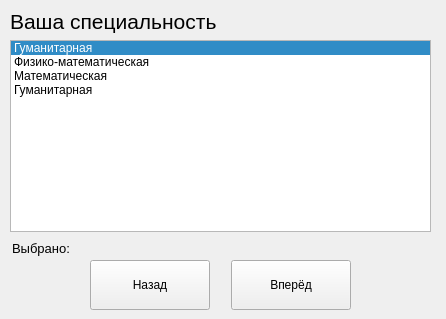
<?xml version="1.0" encoding="UTF-8"?>
<ui version="4.0">
 <class>MainWindow</class>
 <widget class="QMainWindow" name="MainWindow">
  <property name="geometry">
   <rect>
    <x>0</x>
    <y>0</y>
    <width>446</width>
    <height>319</height>
   </rect>
  </property>
  <property name="minimumSize">
   <size>
    <width>446</width>
    <height>319</height>
   </size>
  </property>
  <property name="maximumSize">
   <size>
    <width>446</width>
    <height>319</height>
   </size>
  </property>
  <property name="windowTitle">
   <string>MainWindow</string>
  </property>
  <widget class="QWidget" name="centralwidget">
   <widget class="QLabel" name="label_task">
    <property name="geometry">
     <rect>
      <x>10</x>
      <y>6</y>
      <width>351</width>
      <height>31</height>
     </rect>
    </property>
    <property name="font">
     <font>
      <family>Segoe UI</family>
      <pointsize>16</pointsize>
     </font>
    </property>
    <property name="text">
     <string>Ваша специальность</string>
    </property>
   </widget>
   <widget class="QPushButton" name="btn_next">
    <property name="geometry">
     <rect>
      <x>231</x>
      <y>260</y>
      <width>120</width>
      <height>50</height>
     </rect>
    </property>
    <property name="font">
     <font>
      <family>Segoe UI</family>
     </font>
    </property>
    <property name="text">
     <string>Вперёд</string>
    </property>
   </widget>
   <widget class="QPushButton" name="btn_back">
    <property name="geometry">
     <rect>
      <x>90</x>
      <y>260</y>
      <width>120</width>
      <height>50</height>
     </rect>
    </property>
    <property name="font">
     <font>
      <family>Segoe UI</family>
     </font>
    </property>
    <property name="text">
     <string>Назад</string>
    </property>
   </widget>
   <widget class="QLabel" name="label_selected">
    <property name="geometry">
     <rect>
      <x>12</x>
      <y>240</y>
      <width>221</width>
      <height>16</height>
     </rect>
    </property>
    <property name="font">
     <font>
      <family>Segoe UI</family>
      <pointsize>10</pointsize>
     </font>
    </property>
    <property name="text">
     <string>Выбрано:</string>
    </property>
   </widget>
   <widget class="QListWidget" name="listWidget">
    <property name="geometry">
     <rect>
      <x>10</x>
      <y>40</y>
      <width>421</width>
      <height>192</height>
     </rect>
    </property>
    <property name="toolTip">
     <string>&lt;html&gt;&lt;head/&gt;&lt;body&gt;&lt;p&gt;&lt;br/&gt;&lt;/p&gt;&lt;/body&gt;&lt;/html&gt;</string>
    </property>
    <property name="whatsThis">
     <string>&lt;html&gt;&lt;head/&gt;&lt;body&gt;&lt;p&gt;&lt;br/&gt;&lt;/p&gt;&lt;/body&gt;&lt;/html&gt;</string>
    </property>
    <property name="currentRow">
     <number>0</number>
    </property>
    <item>
     <property name="text">
      <string>Гуманитарная</string>
     </property>
    </item>
    <item>
     <property name="text">
      <string>Физико-математическая</string>
     </property>
    </item>
    <item>
     <property name="text">
      <string>Математическая</string>
     </property>
    </item>
    <item>
     <property name="text">
      <string>Гуманитарная</string>
     </property>
    </item>
   </widget>
  </widget>
 </widget>
 <resources/>
 <connections/>
</ui>
